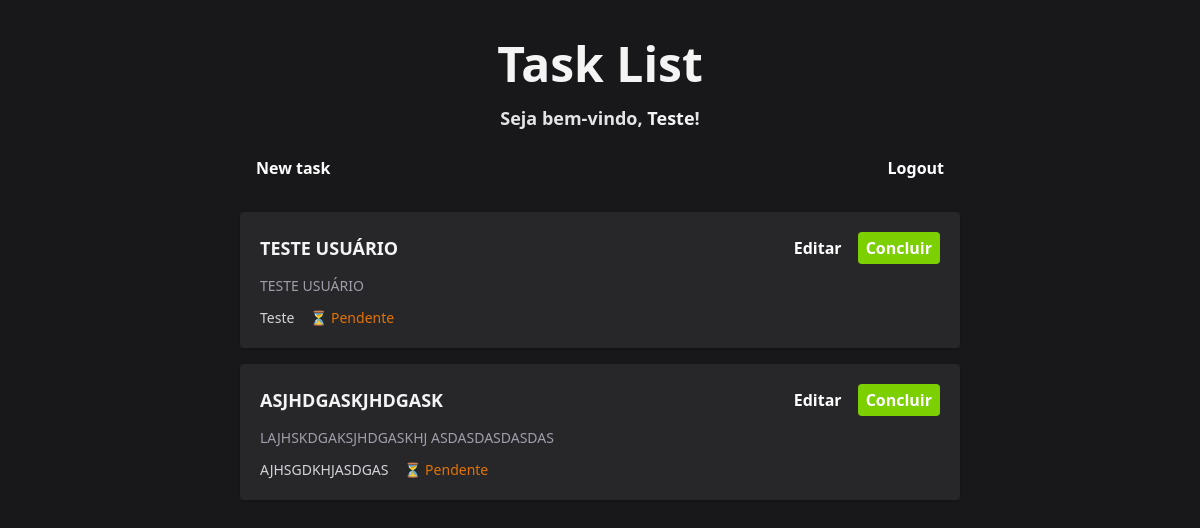
/ (signed in), run on the app's committed database.
### core/models.py (models this page shows, shortened)
class Task(models.Model):
    title = models.CharField(max_length=200) #Charfield for short text
    description = models.TextField() #TextField for long text
    is_done = models.BooleanField(default=False)
    created_at = models.DateTimeField(auto_now_add=True)
    category = models.CharField(max_length=100, blank=True, null=True) #New field for category
    user = models.ForeignKey(
        User,
        on_delete=models.CASCADE,
        related_name="tasks",
    )

### core/views.py (the view)
# urls.py: path("", views.TaskListView.as_view(), name="task_list"),
class TaskListView(LoginRequiredMixin, View):
    def get(self, request):
        tasks = Task.objects.filter(user=request.user)
        context = {"tasks": tasks}
        return render(request, "task_list.html", context)

### core/templates/task_list.html (shortened to what this page needs)
<!doctype html>
<html lang="en">
  <head>
    <script src="https://cdn.jsdelivr.net/npm/@tailwindcss/browser@4"></script>
  </head>
  <body class="bg-zinc-900 min-h-screen">
    <div class="max-w-3xl mx-auto p-6">
      <h1 class="text-5xl font-bold text-center text-zinc-100 py-4">
        Task List
      </h1>
      {% if request.user.is_authenticated %}
      <p class="text-lg font-semibold text-zinc-200 text-center">
        Seja bem-vindo, <span class="capitalize font-bold text-zinc-100">{{ request.user.username }}</span>!
      </p>
      {% endif %}
      <div class="flex justify-between align-center gap-2 mt-4">
        <a
          href="{% url 'create_task' %}"
          class="dark:bg-blue-600 dark:hover:bg-blue-700 text-white px-4 py-2 rounded font-semibold transition-colors"
        >
          New task
        </a>
        {% if request.user.is_authenticated %}
        <form method="POST" action="{% url 'logout' %}">
          <button
            type="submit"
            class="dark:bg-red-600 dark:hover:bg-red-700 text-white px-4 py-2 rounded font-semibold transition-colors cursor-pointer"
          >
            Logout
          </button>
        </form>
        {% endif %}
      </div>
      <ul class="space-y-4 mt-6">
        {% for task in tasks %}
        <li class="bg-zinc-800 rounded-[.25rem] shadow-sm p-5 text-zinc-300">
          <div class="flex justify-between items-center mb-3">
            <h3 class="text-lg font-semibold text-zinc-100">
              {{ task.title }}
            </h3>
            <div class="flex gap-2">
              <form method="GET" action="{% url 'update_task' task.id %}">
                <button
                  type="submit"
                  class="rounded-[.25rem] dark:bg-amber-500 dark:hover:bg-amber-600 transition-colors px-2 py-1 text-white font-semibold cursor-pointer"
                >
                  Editar
                </button>
              </form>
              {% if not task.is_done %}
              <form method="POST" action="{% url 'complete_task' task.id %}">
                <button
                  type="submit"
                  class="rounded-[.25rem] bg-lime-500 hover:bg-lime-600 transition-colors px-2 py-1 text-white font-semibold cursor-pointer"
                >
                  Concluir
                </button>
              </form>
              {% endif %}
            </div>
          </div>
          <p class="text-zinc-400 text-sm mt-1">{{ task.description }}</p>
          <div class="flex items-center gap-4 mt-3 text-sm">
            <div>
              <span class="text-zinc-300"> {{ task.category }} </span>
            </div>
            {% if task.is_done %}
            <span class="text-emerald-400 font-medium flex items-center gap-1">
              ✅ Concluída
            </span>
            {% else %}
            <span class="text-amber-600 font-medium flex items-center gap-1">
              ⏳ Pendente
            </span>
            {% endif %}
          </div>
        </li>
        {% empty %}
        <p class="text-gray-500">Nenhuma tarefa cadastrada.</p>
        {% endfor %}
      </ul>
    </div>
  </body>
</html>

### data on the page
Task: title "TESTE USUÁRIO", is_done "Concluir", description "TESTE USUÁRIO", category "Teste"
Task: title "ASJHDGASKJHDGASK", is_done "Concluir", description "LAJHSKDGAKSJHDGASKHJ ASDASDASDASDAS", category "AJHSGDKHJASDGAS"

### other printed values
{{ request.user.username }} "Teste"
